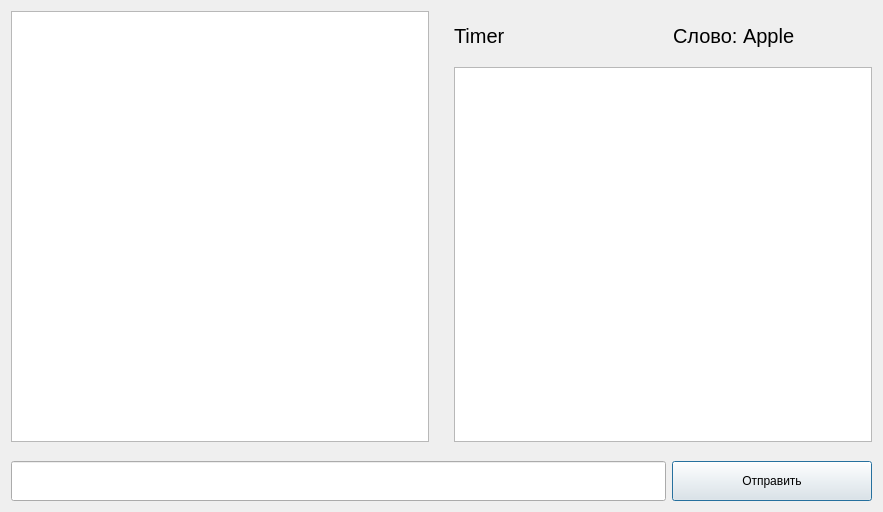
<?xml version="1.0" encoding="UTF-8"?>
<ui version="4.0">
 <class>GameWindow</class>
 <widget class="QDialog" name="GameWindow">
  <property name="geometry">
   <rect>
    <x>0</x>
    <y>0</y>
    <width>883</width>
    <height>512</height>
   </rect>
  </property>
  <property name="windowTitle">
   <string>Dialog</string>
  </property>
  <layout class="QGridLayout" name="gridLayout">
   <item row="0" column="0" rowspan="2">
    <widget class="QTextBrowser" name="textBrowser"/>
   </item>
   <item row="0" column="1" rowspan="2">
    <spacer name="horizontalSpacer">
     <property name="orientation">
      <enum>Qt::Horizontal</enum>
     </property>
     <property name="sizeType">
      <enum>QSizePolicy::Maximum</enum>
     </property>
     <property name="sizeHint" stdset="0">
      <size>
       <width>13</width>
       <height>100</height>
      </size>
     </property>
    </spacer>
   </item>
   <item row="0" column="2">
    <layout class="QHBoxLayout" name="horizontalLayout_2">
     <item>
      <widget class="QLabel" name="labelTime">
       <property name="minimumSize">
        <size>
         <width>0</width>
         <height>50</height>
        </size>
       </property>
       <property name="maximumSize">
        <size>
         <width>300</width>
         <height>16777215</height>
        </size>
       </property>
       <property name="font">
        <font>
         <pointsize>15</pointsize>
        </font>
       </property>
       <property name="text">
        <string>Timer</string>
       </property>
      </widget>
     </item>
     <item>
      <spacer name="horizontalSpacer_2">
       <property name="orientation">
        <enum>Qt::Horizontal</enum>
       </property>
       <property name="sizeType">
        <enum>QSizePolicy::Maximum</enum>
       </property>
       <property name="sizeHint" stdset="0">
        <size>
         <width>13</width>
         <height>20</height>
        </size>
       </property>
      </spacer>
     </item>
     <item>
      <widget class="QLabel" name="labelWord">
       <property name="font">
        <font>
         <pointsize>15</pointsize>
        </font>
       </property>
       <property name="text">
        <string>Слово: Apple</string>
       </property>
      </widget>
     </item>
    </layout>
   </item>
   <item row="1" column="2">
    <widget class="QTableWidget" name="tableBoard">
     <property name="maximumSize">
      <size>
       <width>16777215</width>
       <height>16777215</height>
      </size>
     </property>
    </widget>
   </item>
   <item row="2" column="0">
    <spacer name="verticalSpacer">
     <property name="orientation">
      <enum>Qt::Vertical</enum>
     </property>
     <property name="sizeType">
      <enum>QSizePolicy::Maximum</enum>
     </property>
     <property name="sizeHint" stdset="0">
      <size>
       <width>20</width>
       <height>13</height>
      </size>
     </property>
    </spacer>
   </item>
   <item row="3" column="0" colspan="3">
    <layout class="QHBoxLayout" name="horizontalLayout">
     <item>
      <widget class="QLineEdit" name="lineEdit">
       <property name="minimumSize">
        <size>
         <width>0</width>
         <height>40</height>
        </size>
       </property>
      </widget>
     </item>
     <item>
      <widget class="QPushButton" name="pushButton">
       <property name="minimumSize">
        <size>
         <width>200</width>
         <height>40</height>
        </size>
       </property>
       <property name="text">
        <string>Отправить</string>
       </property>
      </widget>
     </item>
    </layout>
   </item>
  </layout>
 </widget>
 <resources/>
 <connections/>
</ui>
